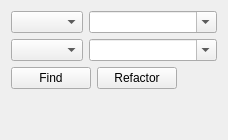
            <widget class="QWidget" name="tab_3">
             <attribute name="title">
              <string>Usage</string>
             </attribute>
             <layout class="QGridLayout" name="gridLayout_29">
              <item row="0" column="1">
               <layout class="QVBoxLayout" name="verticalLayout_15">
                <item>
                 <layout class="QFormLayout" name="formLayout_7">
                  <item row="0" column="0">
                   <widget class="QComboBox" name="comboBox_6"/>
                  </item>
                  <item row="0" column="1">
                   <widget class="QComboBox" name="comboBox_7">
                    <property name="editable">
                     <bool>true</bool>
                    </property>
                   </widget>
                  </item>
                  <item row="1" column="1">
                   <widget class="QComboBox" name="comboBox_8">
                    <property name="editable">
                     <bool>true</bool>
                    </property>
                   </widget>
                  </item>
                  <item row="1" column="0">
                   <widget class="QComboBox" name="comboBox_9"/>
                  </item>
                 </layout>
                </item>
                <item>
                 <layout class="QHBoxLayout" name="horizontalLayout_19">
                  <item>
                   <widget class="QPushButton" name="pushButton_10">
                    <property name="text">
                     <string>Find</string>
                    </property>
                   </widget>
                  </item>
                  <item>
                   <widget class="QPushButton" name="pushButton_11">
                    <property name="text">
                     <string>Refactor</string>
                    </property>
                   </widget>
                  </item>
                  <item>
                   <spacer name="horizontalSpacer_15">
                    <property name="orientation">
                     <enum>Qt::Horizontal</enum>
                    </property>
                    <property name="sizeHint" stdset="0">
                     <size>
                      <width>40</width>
                      <height>20</height>
                     </size>
                    </property>
                   </spacer>
                  </item>
                 </layout>
                </item>
                <item>
                 <spacer name="verticalSpacer_9">
                  <property name="orientation">
                   <enum>Qt::Vertical</enum>
                  </property>
                  <property name="sizeHint" stdset="0">
                   <size>
                    <width>20</width>
                    <height>40</height>
                   </size>
                  </property>
                 </spacer>
                </item>
               </layout>
              </item>
             </layout>
            </widget>
